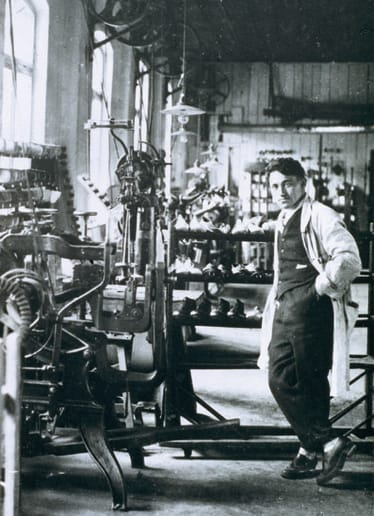
#> input picture src/assets/1900-1949.jpg, 374 x 516 px
$ python remove_white_bg.py ../src/assets/1900-1949.jpg out.png 5
#> lines starting #> are read from the running program, lines starting #| are printed output that depends on the picture
from PIL import Image
import sys


def remove_white_bg(in_path, out_path, thresh=240):
#> called with in_path = '../src/assets/1900-1949.jpg', out_path = 'out.png', thresh = 5
    img = Image.open(in_path).convert("RGBA")
    datas = img.getdata()
    new_data = []
    for item in datas:
        r, g, b, a = item
        if r >= thresh and g >= thresh and b >= thresh:
            new_data.append((255, 255, 255, 0))
        else:
            new_data.append((r, g, b, a))
#> this loop made 192984 passes
#> (item, r, g, b) on passes 1 to 3: ((144, 147, 152, 255), 144, 147, 152), ((143, 147, 150, 255), 143, 147, 150), ((156, 160, 163, 255), 156, 160, 163)
#> after the loop, new_data = 192984 items
    img.putdata(new_data)
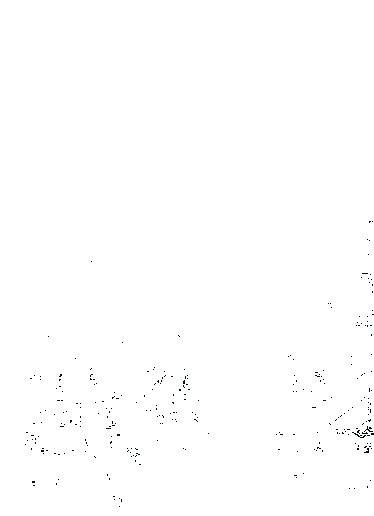
#> img: PIL image 374x516 RGBA; mean R, G, B, A 254.3, 254.3, 254.3, 0.7; transparent parts drawn white
    img.save(out_path, "PNG")


if __name__ == "__main__":
    if len(sys.argv) < 3:
        print("Usage: python remove_white_bg.py input.jpg output.png [threshold]")
        sys.exit(1)
    in_p = sys.argv[1]
    out_p = sys.argv[2]
    t = int(sys.argv[3]) if len(sys.argv) > 3 else 240
    remove_white_bg(in_p, out_p, t)
    print("Saved:", out_p)

$ run again, on src/assets/Profile.jpg
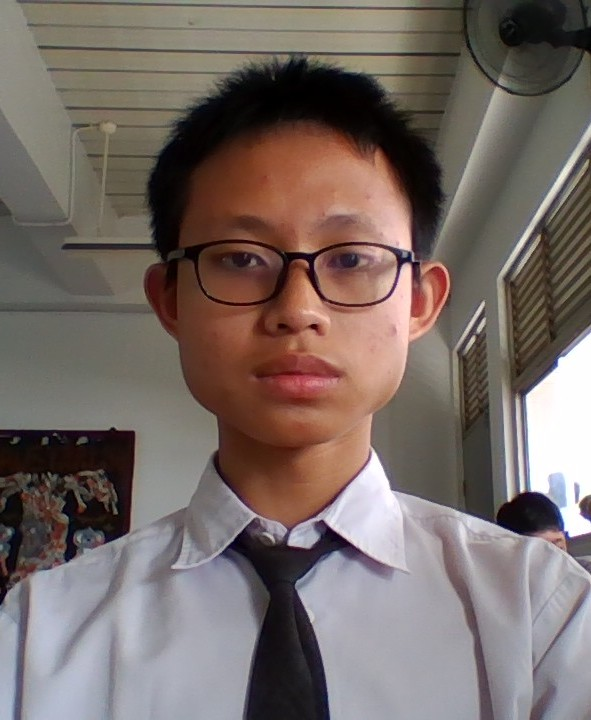
#> input picture src/assets/Profile.jpg, 591 x 720 px
#> the loop in remove_white_bg, `for item in datas:` made 425520 passes
#> (item, r, g, b) on passes 1 to 3: ((140, 140, 132, 255), 140, 140, 132), ((139, 139, 131, 255), 139, 139, 131), ((139, 139, 129, 255), 139, 139, 129)
#> after the loop in remove_white_bg, `for item in datas:`: new_data = 425520 items
#> in remove_white_bg, `img.putdata(new_data)`:
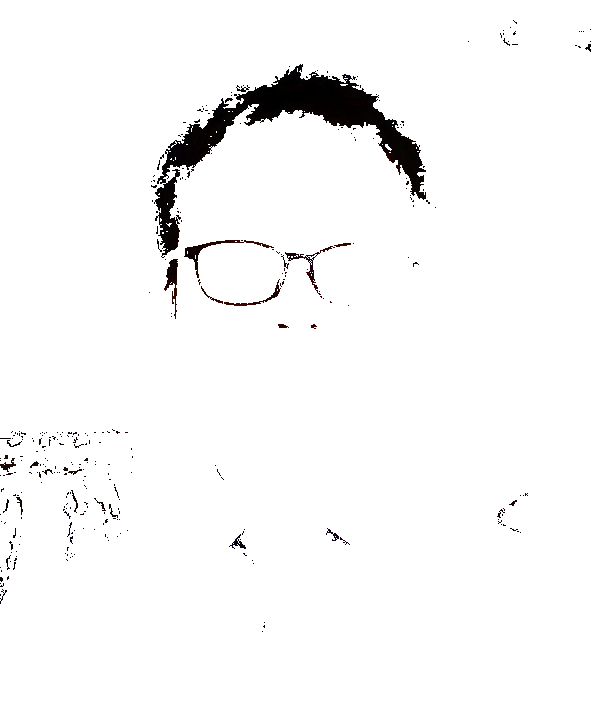
#> img: PIL image 591x720 RGBA; mean R, G, B, A 247.4, 247.2, 247.2, 7.8; transparent parts drawn white
